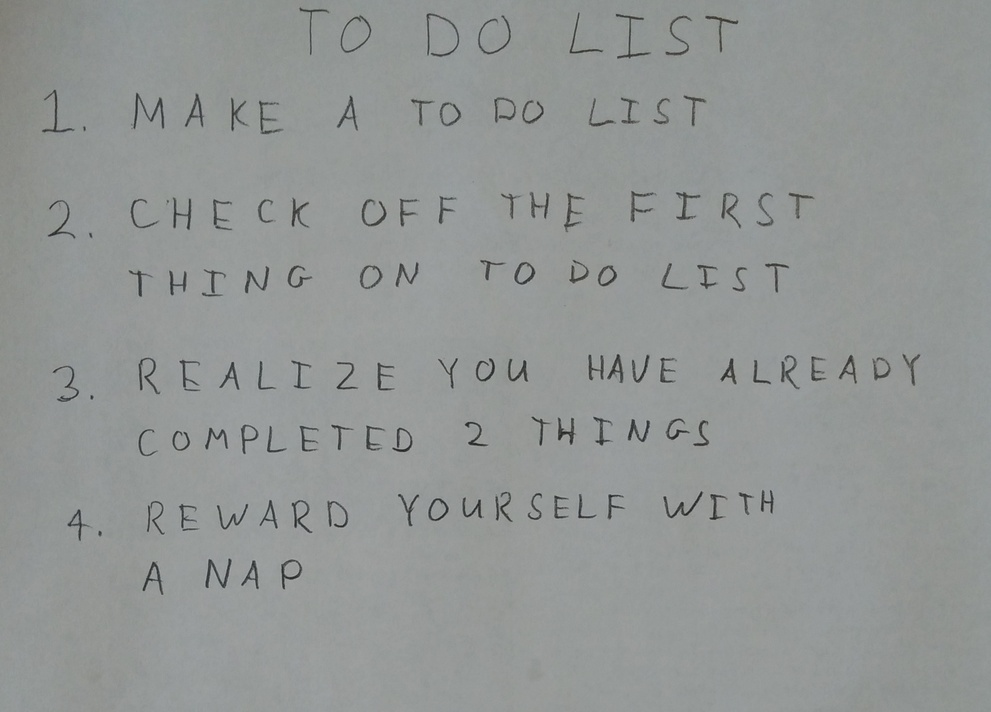
#> input picture images/01_list.jpg, 991 x 712 px, shrunk from 2270 x 1631 before the run
$ python -i q4.py   (imports and definitions only)   (older library calls are emulated)
#> lines starting #> are read from the running program, lines starting #| are printed output that depends on the picture; after the words box and inside, x2 and y2 are one past the last pixel; in counts of white or black regions, pixels touching at a corner belong together
import numpy as np
import matplotlib.pyplot as plt

import skimage
import skimage.measure
import skimage.color
import skimage.restoration
import skimage.filters
import skimage.morphology
import skimage.segmentation

buffer = 5

# takes a color image
# returns a list of bounding boxes and black_and_white image
def findLetters(image):
    # insert processing in here
    # one idea estimate noise -> denoise -> greyscale -> threshold -> morphology -> label -> skip small boxes
    # this can be 10 to 15 lines of code using skimage functions
    rows,cols = image.shape[:2]
#> rows = 712; cols = 991
    min_width = cols/64.
#> min_width = 15.48
    min_height = rows/64.
#> min_height = 11.12

    # estimate noise
    sigma_est = skimage.restoration.estimate_sigma(image, multichannel=True, average_sigmas=True)
#> sigma_est = 0.438

    # denoise
    image = skimage.restoration.denoise_tv_chambolle(image, weight=sigma_est, multichannel=True)
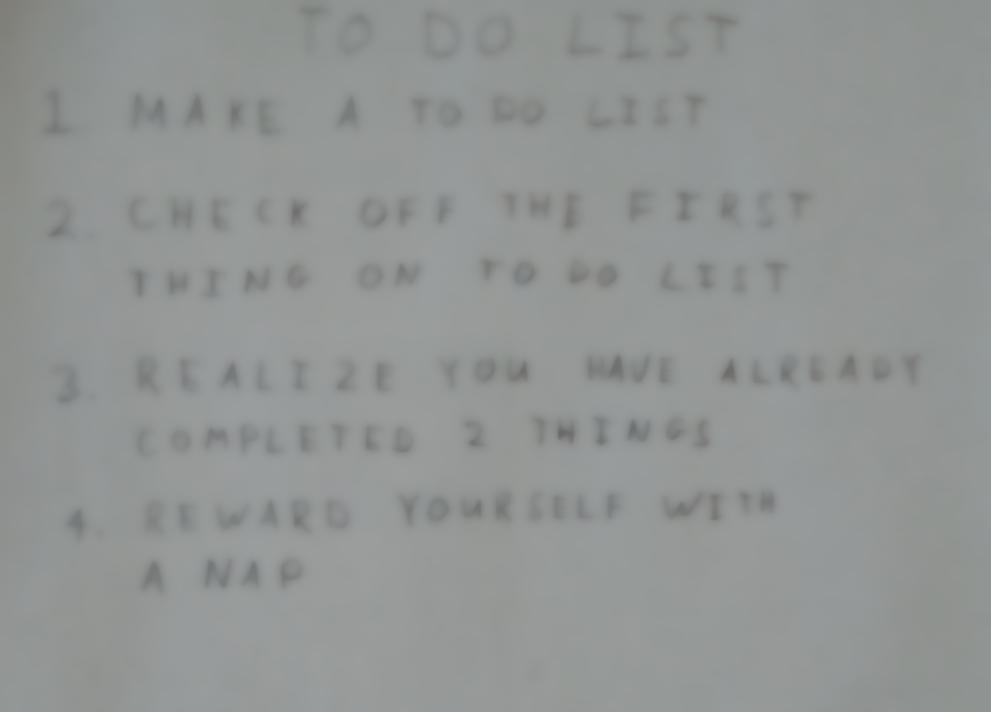
#> image: shape (712, 991, 3) float64; mean R, G, B 0.575, 0.589, 0.584

    # grayscale
    grayscale = skimage.color.rgb2gray(image)

    # threshold image
    thresh = skimage.filters.threshold_yen(grayscale)
#> thresh = 0.56
    binary = grayscale <= thresh
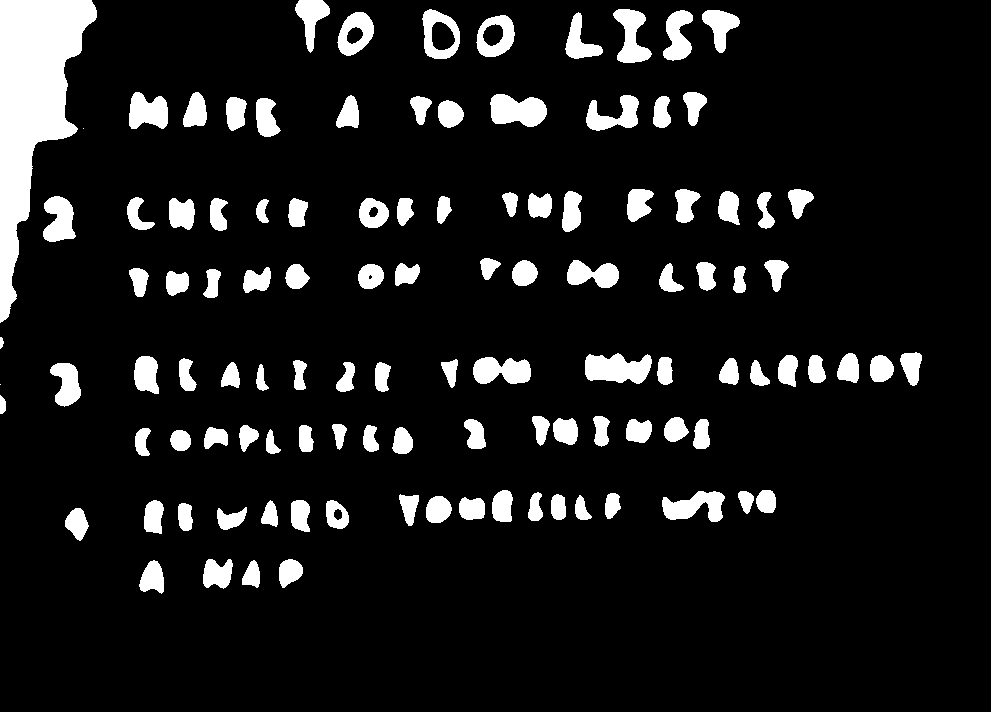
#> binary: shape (712, 991) bool; 10.1% white; 112 white regions (2 under 20 px), largest, box (x1, y1, x2, y2) and area: (0, 0, 97, 323) 14640, (585, 353, 652, 384) 1521, (490, 94, 547, 127) 1405
    bw = grayscale >= thresh

    # morphology
    binary = skimage.morphology.opening(binary)

    # find connected groups of pixels
    connected,num_labels = skimage.measure.label(binary,background=0,return_num=True,connectivity=2)
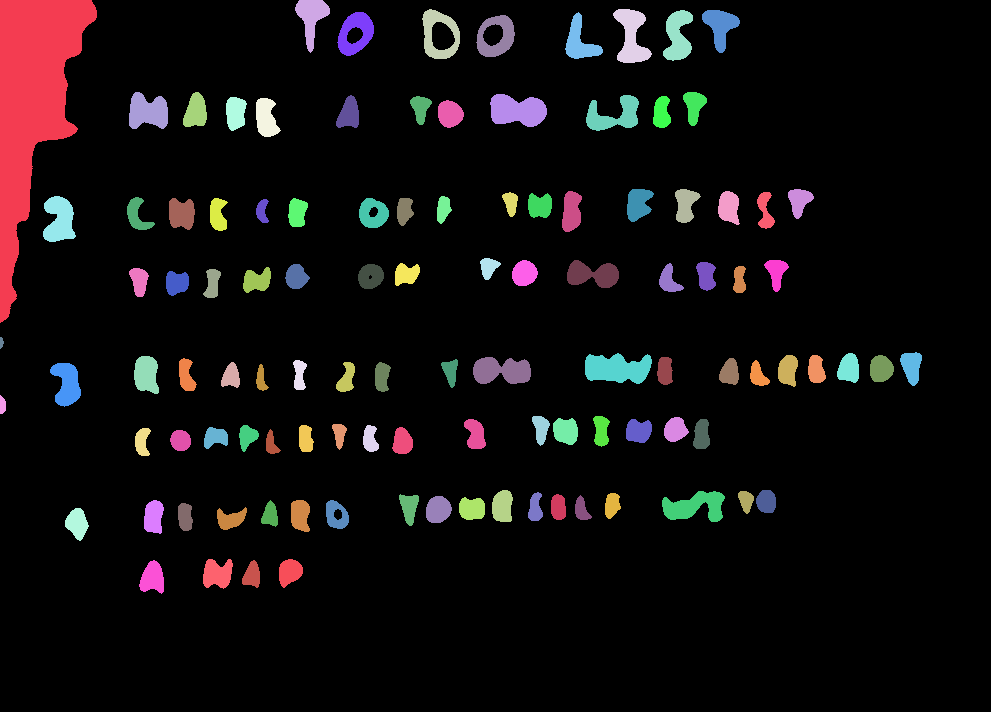
#> connected: shape (712, 991) int32; 111 distinct labels, from 0 to 110; one colour per label, 0 black
#> num_labels = 110

    # draw bbox around connected components
    bboxes = []
    for group in range(1,num_labels):
        minr = max(np.min(np.argwhere(connected==group)[:,0])-buffer,0)
        maxr = min(np.max(np.argwhere(connected==group)[:,0])+buffer,rows)
        minc = max(np.min(np.argwhere(connected==group)[:,1])-buffer,0)
        maxc = min(np.max(np.argwhere(connected==group)[:,1])+buffer,cols)

        w = maxc-minc
        h = maxr-minr
        if w>min_width and h>min_height:
            bboxes.append((minr, minc, maxr, maxc))
#> this loop made 109 passes
#> (minr, maxr, minc, maxc, w, h) on passes 1 to 12: (0, 327, 0, 101, 101, 327), (0, 57, 290, 334, 44, 57), (4, 63, 417, 464, 47, 59), (4, 67, 608, 656, 48, 63), (5, 65, 658, 697, 39, 60), (5, 57, 697, 744, 47, 52), (7, 60, 332, 378, 46, 53), (7, 63, 560, 607, 47, 56), (10, 61, 471, 519, 48, 51), (87, 133, 124, 172, 48, 46), (87, 131, 178, 211, 33, 44), (87, 130, 678, 711, 33, 43)
#> after the loop, bboxes = 107 items, first 6: (0, 0, 327, 101), (0, 290, 57, 334), (4, 417, 63, 464), (4, 608, 67, 656), (5, 658, 65, 697), (5, 697, 57, 744)

    return bboxes, bw

>>> import cv2
>>> picture = cv2.cvtColor(cv2.imread('../images/01_list.jpg'), cv2.COLOR_BGR2RGB)
>>> result = findLetters(picture)
